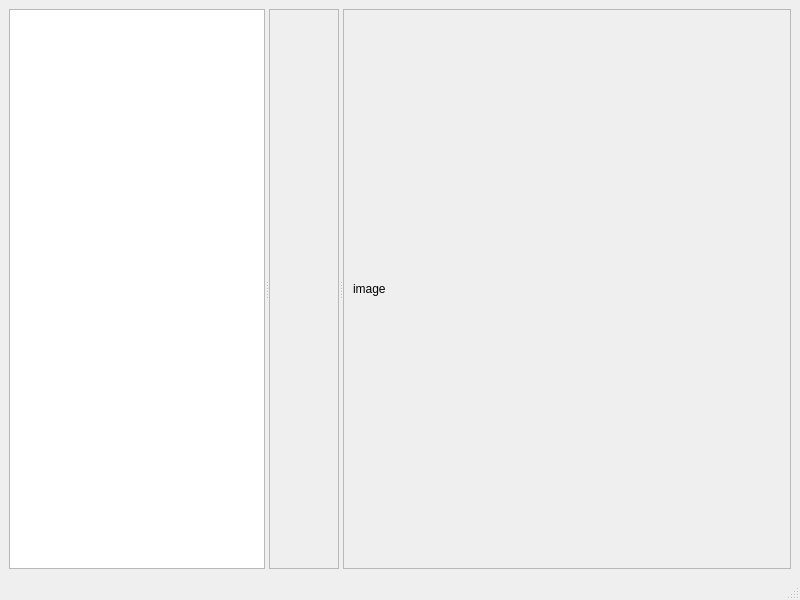
<?xml version="1.0" encoding="UTF-8"?>
<ui version="4.0">
 <class>FiltersTabForm</class>
 <widget class="QMainWindow" name="FiltersTabForm">
  <property name="geometry">
   <rect>
    <x>0</x>
    <y>0</y>
    <width>800</width>
    <height>600</height>
   </rect>
  </property>
  <property name="windowTitle">
   <string>MainWindow</string>
  </property>
  <widget class="QWidget" name="centralwidget">
   <layout class="QHBoxLayout" name="horizontalLayout_2">
    <item>
     <widget class="QSplitter" name="splitter">
      <property name="orientation">
       <enum>Qt::Horizontal</enum>
      </property>
      <widget class="QTreeView" name="treeView"/>
      <widget class="QScrollArea" name="scrollArea_2">
       <property name="sizePolicy">
        <sizepolicy hsizetype="Expanding" vsizetype="Expanding">
         <horstretch>0</horstretch>
         <verstretch>0</verstretch>
        </sizepolicy>
       </property>
       <property name="widgetResizable">
        <bool>true</bool>
       </property>
       <widget class="QWidget" name="scrollAreaWidgetContents_2">
        <property name="geometry">
         <rect>
          <x>0</x>
          <y>0</y>
          <width>86</width>
          <height>525</height>
         </rect>
        </property>
       </widget>
      </widget>
      <widget class="QScrollArea" name="scrollArea">
       <property name="sizePolicy">
        <sizepolicy hsizetype="Expanding" vsizetype="Expanding">
         <horstretch>1</horstretch>
         <verstretch>0</verstretch>
        </sizepolicy>
       </property>
       <property name="widgetResizable">
        <bool>true</bool>
       </property>
       <widget class="QWidget" name="scrollAreaWidgetContents">
        <property name="geometry">
         <rect>
          <x>0</x>
          <y>0</y>
          <width>416</width>
          <height>525</height>
         </rect>
        </property>
        <layout class="QHBoxLayout" name="horizontalLayout">
         <item>
          <widget class="QLabel" name="labelImage">
           <property name="sizePolicy">
            <sizepolicy hsizetype="Preferred" vsizetype="Preferred">
             <horstretch>1</horstretch>
             <verstretch>0</verstretch>
            </sizepolicy>
           </property>
           <property name="text">
            <string>image</string>
           </property>
          </widget>
         </item>
        </layout>
       </widget>
      </widget>
     </widget>
    </item>
   </layout>
  </widget>
  <widget class="QMenuBar" name="menubar">
   <property name="geometry">
    <rect>
     <x>0</x>
     <y>0</y>
     <width>800</width>
     <height>28</height>
    </rect>
   </property>
  </widget>
  <widget class="QStatusBar" name="statusbar"/>
 </widget>
 <resources/>
 <connections/>
</ui>
